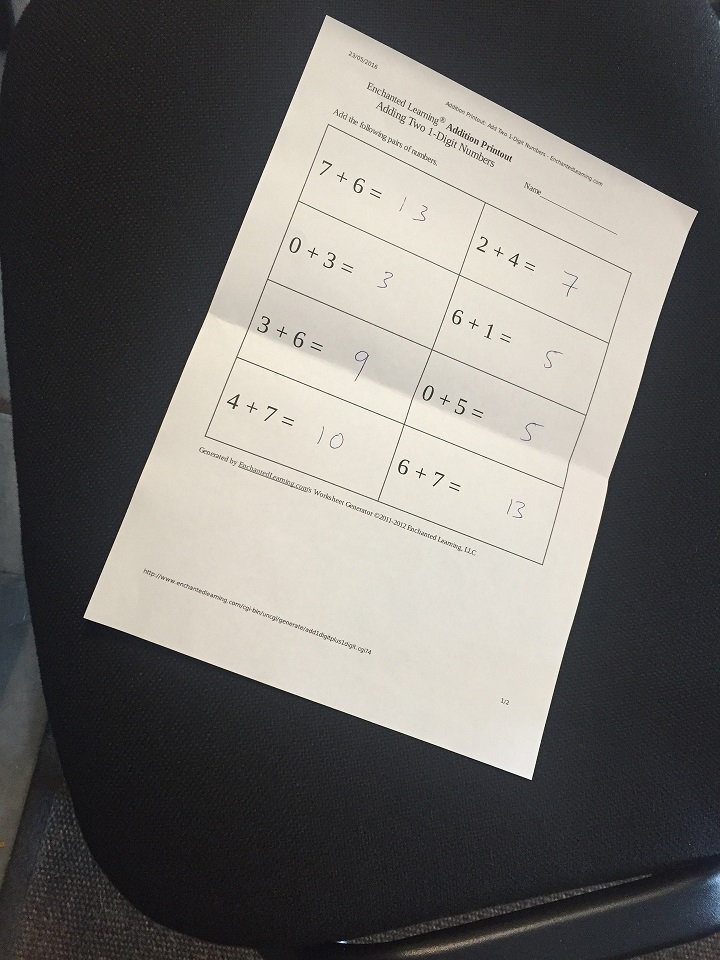
#> input picture 03. Histograms, transformations and Bitwise ops/img/scan.jpg, 720 x 960 px, found by its file name
$ jupyter execute Perspective_transform.ipynb   (shell and % lines are left out)
#> lines starting #> are read from the running program, lines starting #| are printed output that depends on the picture
# Computer Vision Perspective transform

[cell 1]
import cv2
import numpy as np
import matplotlib.pyplot as plt

## Perspective

[cell 2]
# Using this image
image = cv2.imread('img/scan.jpg')
#> image is the input picture: shape (960, 720, 3); mean B, G, R 106.2, 109.5, 111.7
plt.figure(figsize = (12,8))
plt.imshow(image);

[cell 3]
# We want to have the image of the paper straight up so we will need to change the perspective or the image
# Frist write the coordinates of the 4 corners of the original image
original_coordinates = np.float32([[320,15], [700,215], [85,610], [530,790]])

# Now write the coordinates of the 4 corners of the desired output
new_coordinates = np.float32([[0,0], [500,0], [0,800], [500,800]])

# Use the two sets of four points to compute the Perspective Transformation matrix, M  with getPerspectiveTransform
M = cv2.getPerspectiveTransform(original_coordinates, new_coordinates)

# Apply the perspective transformation matrix
warped = cv2.warpPerspective(image, M,(500,800))
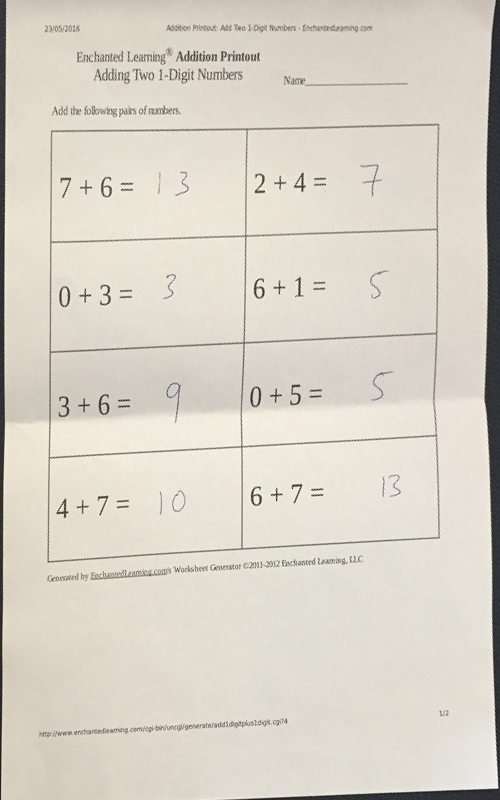
#> warped: shape (800, 500, 3); mean B, G, R 200, 211.5, 217.3

plt.figure(figsize = (12,8))
plt.imshow(warped);
